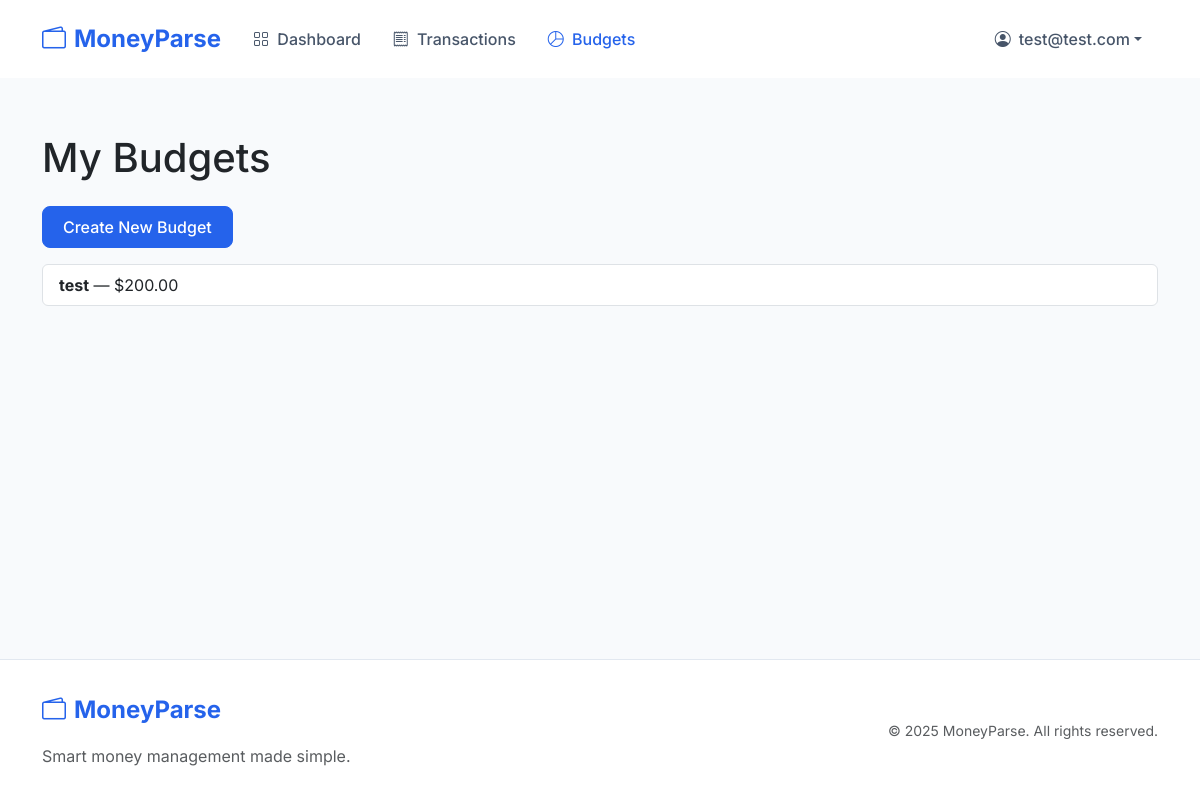
Page /budgets/ (signed in) on the earlier database version.
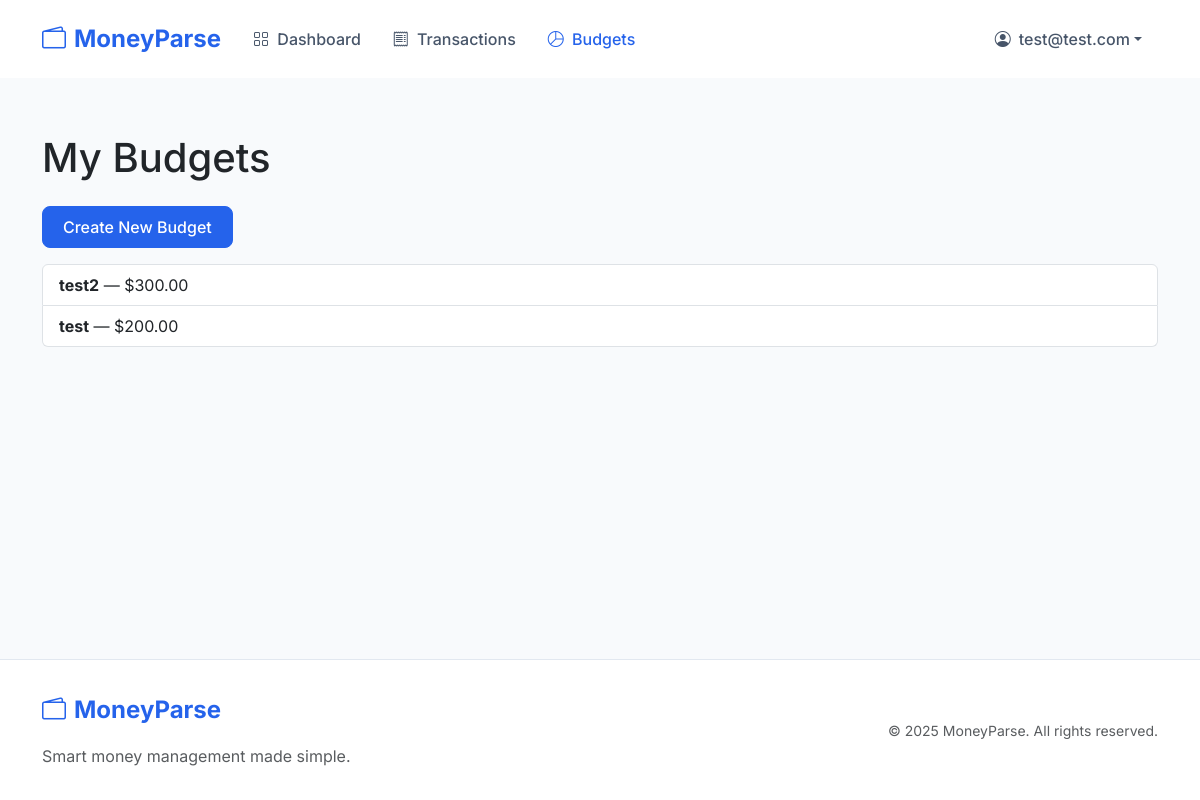
Same page on the later database version.
### accounts/models.py (models this page shows, shortened)
class CustomUser(AbstractBaseUser, PermissionsMixin):
    email = models.EmailField(unique=True)
    date_joined = models.DateTimeField(default=timezone.now)
    is_active = models.BooleanField(default=True)
    is_staff = models.BooleanField(default=False)
    objects = CustomUserManager()
    USERNAME_FIELD = 'email'
    REQUIRED_FIELDS = []

### budgets/models.py (models this page shows, shortened)
class Budget(models.Model):
    user = models.ForeignKey(settings.AUTH_USER_MODEL, on_delete=models.CASCADE)
    name = models.CharField(max_length=100)
    description = models.TextField(blank=True)
    amount = models.DecimalField(max_digits=10, decimal_places=2)
    created_at = models.DateTimeField(auto_now_add=True)
    updated_at = models.DateTimeField(auto_now=True)
    class Meta:
        ordering = ['-created_at']
        indexes = [models.Index(fields=['user', '-created_at'])]

### budgets/views.py (the view)
# urls.py: path('', views.budget_list, name='budget_list'),
@login_required
def budget_list(request):
    budgets = Budget.objects.filter(user=request.user)\
        .prefetch_related('items')\
        .annotate(total_items=Sum('items__amount'))\
        .order_by('-created_at')
    return render(request, 'budgets/budget_list.html', {'budgets': budgets})

### templates/budgets/budget_list.html
{% extends "base.html" %}
{% block content %}
<div class="container py-4">
    <h1 class="mb-4">My Budgets</h1>
    <a href="{% url 'budget_create' %}" class="btn btn-primary mb-3">Create New Budget</a>
    {% if budgets %}
        <div class="list-group">
            {% for budget in budgets %}
                <a href="{% url 'budget_detail' budget.pk %}" class="list-group-item list-group-item-action">
                    <strong>{{ budget.name }}</strong> — ${{ budget.amount }}
                </a>
            {% endfor %}
        </div>
    {% else %}
        <p>No budgets created yet.</p>
    {% endif %}
</div>
{% endblock %}

### templates/base.html (shortened to what this page needs)
<!DOCTYPE html>
<html lang="en">
<head>
    <link href="https://cdn.jsdelivr.net/npm/bootstrap@5.3.0/dist/css/bootstrap.min.css" rel="stylesheet">
    <link rel="stylesheet" href="https://cdn.jsdelivr.net/npm/bootstrap-icons@1.11.0/font/bootstrap-icons.css">
</head>
<body>
    <nav class="navbar navbar-expand-lg navbar-light sticky-top">
        <div class="container">
            <a class="navbar-brand d-flex align-items-center" href="/">
                <i class="bi bi-wallet2 me-2"></i>
                MoneyParse
            </a>
            <div class="collapse navbar-collapse" id="navbarNav">
                <ul class="navbar-nav me-auto">
                    {% if user.is_authenticated %}
                    <li class="nav-item">
                        <a class="nav-link{% if request.resolver_match.url_name == 'dashboard' %} active{% endif %}" href="{% url 'dashboard' %}">
                            <i class="bi bi-grid me-1"></i> Dashboard
                        </a>
                    </li>
                    <li class="nav-item">
                        <a class="nav-link{% if request.resolver_match.url_name == 'transaction_list' %} active{% endif %}" href="{% url 'transaction_list' %}">
                            <i class="bi bi-receipt me-1"></i> Transactions
                        </a>
                    </li>
                    <li class="nav-item">
                        <a class="nav-link{% if request.resolver_match.url_name == 'budget_list' %} active{% endif %}" href="{% url 'budget_list' %}">
                            <i class="bi bi-pie-chart me-1"></i> Budgets
                        </a>
                    </li>
                    {% endif %}
                </ul>
                <ul class="navbar-nav">
                    {% if user.is_authenticated %}
                    <li class="nav-item dropdown">
                        <a class="nav-link dropdown-toggle d-flex align-items-center" href="#" id="navbarDropdown" role="button" data-bs-toggle="dropdown">
                            <i class="bi bi-person-circle me-2"></i>
                            {{ user.email }}
                        </a>
                    </li>
                    {% endif %}
                </ul>
            </div>
        </div>
    </nav>
    <div class="main-content">
        {% block content %}{% endblock %}
    </div>
    <footer class="footer">
        <div class="container">
            <div class="row align-items-center">
                <div class="col-md-6 text-center text-md-start">
                    <a class="navbar-brand mb-3 d-inline-flex align-items-center" href="/">
                        <i class="bi bi-wallet2 me-2"></i>
                        MoneyParse
                    </a>
                    <p class="text-muted mb-0">Smart money management made simple.</p>
                </div>
                <div class="col-md-6 text-center text-md-end">
                    <small class="text-muted">&copy; {% now "Y" %} MoneyParse. All rights reserved.</small>
                </div>
            </div>
        </div>
    </footer>
</body>
</html>

### templates/base.html (style rules this page uses)
:root { --primary-color: #2563eb; --secondary-color: #1e40af; --success-color: #059669; --danger-color: #dc2626; --warning-color: #d97706; --info-color: #0891b2; }
body { font-family: 'Inter', system-ui, -apple-system, sans-serif; min-height: 100vh; display: flex; flex-direction: column; background-color: #f8fafc; }
.navbar { padding: 1rem 0; background: rgba(255, 255, 255, 0.95) !important; backdrop-filter: blur(10px); }
.navbar-brand { font-weight: 700; font-size: 1.5rem; color: var(--primary-color) !important; }
.nav-link { font-weight: 500; padding: 0.5rem 1rem !important; color: #475569 !important; transition: color 0.2s ease; }
.nav-link.active { color: var(--primary-color) !important; }
.btn { font-weight: 500; padding: 0.5rem 1.25rem; border-radius: 0.5rem; }
.btn-primary { background-color: var(--primary-color); border-color: var(--primary-color); }
.main-content { flex: 1; padding: 2rem 0; }
.footer { margin-top: auto; padding: 2rem 0; background-color: #fff; border-top: 1px solid #e2e8f0; }

Differences in the rows shown:
added Budget: name "test2", amount "300.00"
